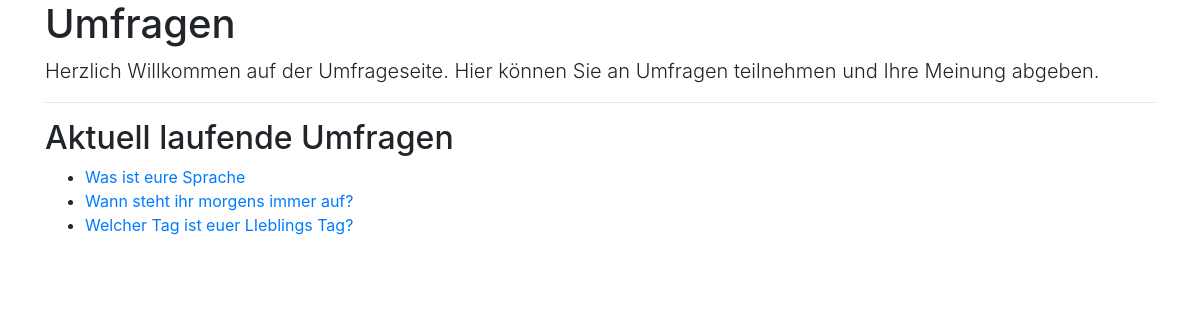
The page / on the database its author committed.
### polls/models.py (models this page shows, shortened)
class Poll(models.Model):
    name = models.CharField(max_length=256)
    slug = models.SlugField(unique=True)

### polls/views.py (the view)
# urls.py: path('', index, name='index'),
def index(request):
    context = {
        'umfragen': Poll.objects.all(),
        'title': "Umfragen",
    }
    return render(request, 'polls/index.html', context)

### polls/templates/polls/index.html
{% extends 'polls/base.html' %}
{% block content %}
<h1>{{ title }}</h1>
<p class="lead">
    Herzlich Willkommen auf der Umfrageseite. Hier können Sie an Umfragen teilnehmen und Ihre Meinung abgeben.
</p>
<hr>
<h2>Aktuell laufende Umfragen</h2>
    {% if umfragen %}
        <ul>
            {% for umfrage in umfragen %}
                <li>
                   <a href="{% url 'umfrage_deteil' umfrage.slug %}"> {{ umfrage.name }}</a>
                </li>
            {% endfor %}
        </ul>
    {% endif %}
{% endblock %}

### rows shown on the page
Poll: name "Was ist eure Sprache"
Poll: name "Wann steht ihr morgens immer auf?"
Poll: name "Welcher Tag ist euer LIeblings Tag?"

### other values the page prints
{{ title }} "Umfragen"
